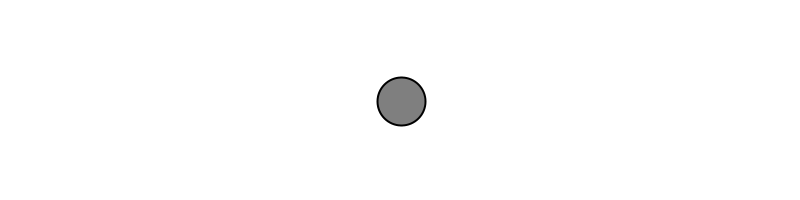
Frame 1 (no input)
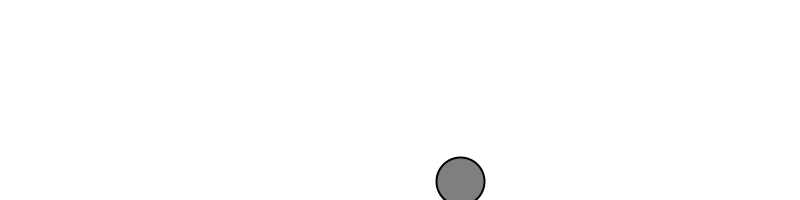
Frame 60 (the mouse pressed at the canvas centre just before this capture)
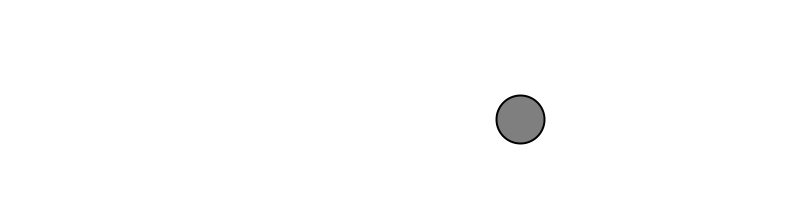
Frame 120 (the mouse held since frame 60 and released just before this capture)

The Processing sketch that drew these frames (run headless with seeded random() and noise(); from frame 60 on, the mouse is pressed at the canvas centre):

// Processing sketch: physics
// ── physics.pde
Mover mover;

void settings() {
  size(800, 200);
}
void setup() {
  mover = new Mover();
}

void draw() {
  background(255);
  mover.update();
  mover.checkEdges();
  mover.display();
}
// ── Mover.pde
class Mover {
  PVector location;
  PVector velocity;
  final PVector GRAVITY = new PVector(0, 0.4981);
  
  Mover() {
    location = new PVector(width/2, height/2);
    velocity = new PVector(1, 1);
  }
  
  void update() {
    location.add(velocity.add(GRAVITY));
  }
  
  void display() {
    stroke(0);
    strokeWeight(2);
    fill(127);
    ellipse(location.x, location.y, 48, 48);
  }
  
  void checkEdges() {
    if (location.x > width) {
      location.x = width;
      velocity.x *= -1;
    }
    else if (location.x < 0) {
      location.x = 0;
      velocity.x *= -1;
    }
    
    if (location.y > height) {
      location.y = height;
      velocity.y *= -1;
    }
    else if (location.y < 0) {
      location.y = 0;
      velocity.y *= -1;
    }
  }
    
}
